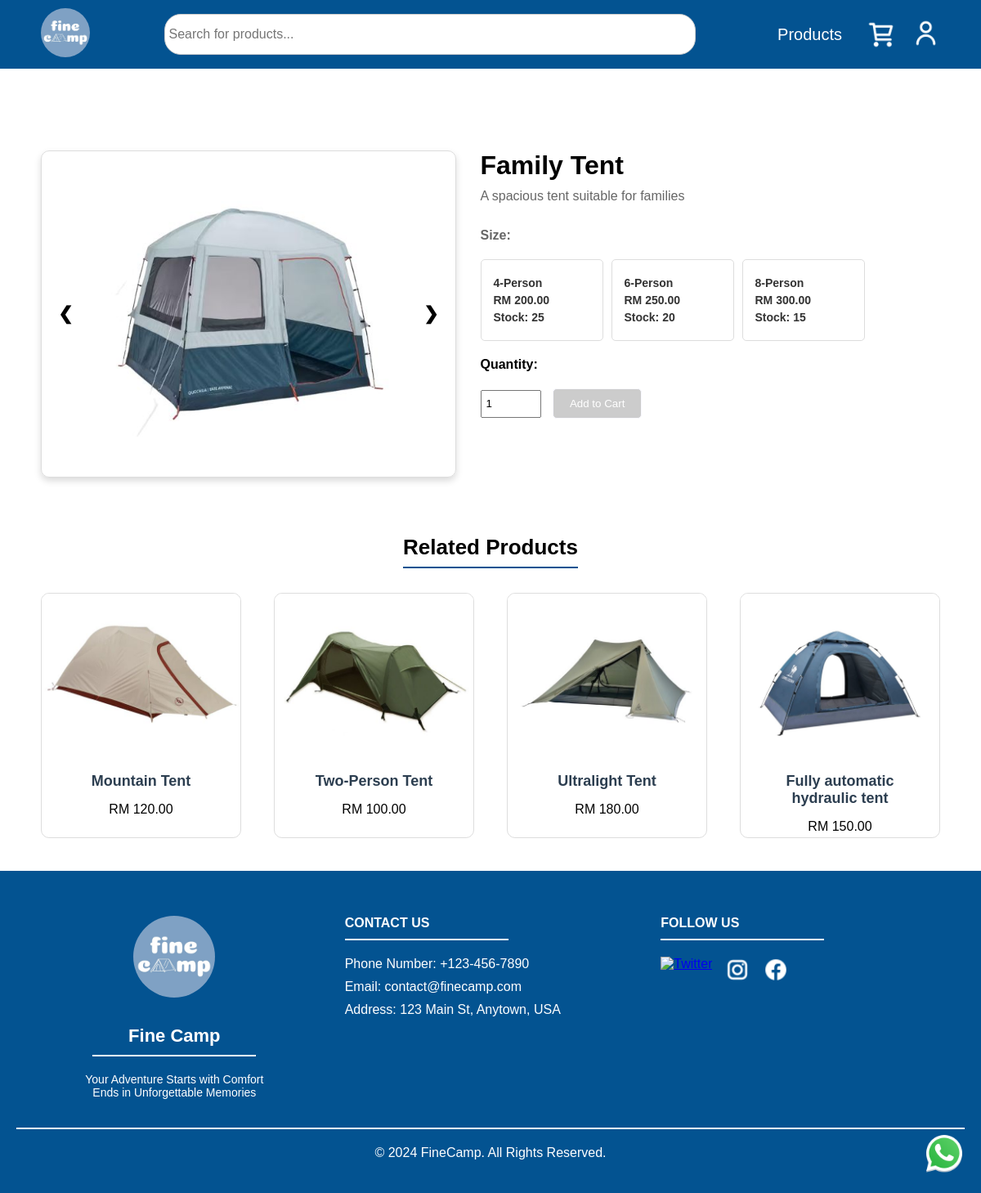
The app's page /app/member/product/productDetail.php?productId=2 with its own data.
### tables this page shows
CREATE TABLE `product` (
  `product_id` int(11) NOT NULL,
  `name` varchar(100) NOT NULL,
  `description` varchar(200) NOT NULL,
  `min_stock_level` int(11) NOT NULL,
  `variation_name` varchar(30) NOT NULL,
  `product_image` varchar(50) NOT NULL,
  `status` varchar(10) NOT NULL,
  `category_id` int(11) NOT NULL
);

CREATE TABLE `product_variation_option` (
  `product_variation_option_id` int(11) NOT NULL,
  `name` varchar(30) NOT NULL,
  `unit_price` decimal(10,2) NOT NULL,
  `stock_quantity` int(10) NOT NULL,
  `image` varchar(50) NOT NULL,
  `weight` decimal(10,2) NOT NULL,
  `product_id` int(11) NOT NULL
);

### app/member/product/productDetail.php (the view, shortened to what this page needs)
<?php
require '../../_base.php';
if (is_get()) {
  $product_id = req('productId');
  $stmt = $_db->prepare("SELECT p.*, c.name AS category_name FROM product p
                       INNER JOIN category c ON p.category_id = c.category_id
                       WHERE p.product_id = ? AND p.status = 'active'");
  $stmt->execute([$product_id]);
  $product = $stmt->fetch();
  $variations_stmt = $_db->prepare("SELECT * FROM product_variation_option WHERE product_id = ?");
  $variations_stmt->execute([$product_id]);
  $variations = $variations_stmt->fetchAll();
  $images = [];
  if (!empty($product->product_image)) {
    $images[] = '/images/admin/product/product_image/' . $product->product_image;
  }
  foreach ($variations as $variation) {
    if (!empty($variation->image)) {
      $images[] = '/images/admin/product/product_variations_image/' . $variation->image;
    }
  }
  $related_product_stmt = $_db->prepare("
  SELECT p.*, c.name AS category_name, MIN(pvo.unit_price) AS first_variation_price
  FROM product p
  INNER JOIN category c ON p.category_id = c.category_id
  LEFT JOIN product_variation_option pvo ON p.product_id = pvo.product_id
  WHERE p.category_id = ? AND p.product_id != ? AND p.status = 'active'
  GROUP BY p.product_id
  LIMIT 4
");
  $related_product_stmt->execute([$product->category_id, $product_id]);
  $related_products = $related_product_stmt->fetchAll();
}
include '../../_customerPortalHead.php';
?>
<div class="product-details-container">
  <div class="image-slider">
    <div class="slider-wrapper">
      <?php foreach ($images as $index => $image_url): ?>
        <div class="slide <?= $index === 0 ? 'active' : '' ?>">
          <img src="<?= $image_url ?>" alt="<?= $product->name ?>">
        </div>
      <?php endforeach; ?>
    </div>
    <button class="prev">&#10094;</button>
    <button class="next">&#10095;</button>
  </div>
  <div class="product-info">
    <h1><?= $product->name ?></h1>
    <p><?= $product->description ?></p>
    <form action="../order/addToCart.php" method="GET">
      <div class="variations">
        <p><?= $product->variation_name ?>:</p>
        <div class="variation-options">
          <?php foreach ($variations as $variation): ?>
            <div class="variation-option <?= $variation->stock_quantity == 0 ? 'disabled' : '' ?>"
              data-variation-id="<?= $variation->product_variation_option_id ?>"
              data-stock="<?= $variation->stock_quantity ?>"
              data-image="<?= '/images/admin/product/product_variations_image/' . $variation->image ?>">
              <p><strong><?= $variation->name ?></strong></p>
              <p>RM <?= number_format($variation->unit_price, 2) ?></p>
              <?php if ($variation->stock_quantity == 0): ?>
                <p id="out-of-stock">Out of Stock</p>
              <?php else: ?>
                <p>Stock: <?= $variation->stock_quantity ?></p>
              <?php endif; ?>
            </div>
          <?php endforeach; ?>
        </div>
      </div>
      <label>Quantity:</label>
      <button type="submit" id="add-to-cart-button" disabled>Add to Cart</button>
    </form>
  </div>
</div>
<div class="title-container">
  <?= html_h2('related-product-title', 'Related Products') ?>
</div>
<?php if (count($related_products) > 0): ?>
  <div class="product-grid">
    <?php foreach ($related_products as $product): ?>
      <div class="product-card">
        <a href="productDetail.php?productId=<?= $product->product_id ?>">
          <img src="/images/admin/product/product_image/<?= $product->product_image ?>" alt="<?= $product->name ?>">
          <h2><?= $product->name ?></h2>
          <?php if (!empty($product->first_variation_price)): ?>
            <p>RM <?= number_format($product->first_variation_price, 2) ?></p>
          <?php else: ?>
            <p>Price: Not Available</p>
          <?php endif; ?>
        </a>
      </div>
    <?php endforeach; ?>
  </div>
<?php else: ?>
  <div class="product-grid no-products">
    <p class="no-products">No products found.</p>
  </div>
<?php endif; ?>
<?php
include '../../_foot.php';
?>

### app/css/base/app.css (style rules this page uses)
address, article, aside, blockquote, body, cite, div, dl, dt, dd, em, figcaption, figure, footer, h1, h2, h3, h4, h5, h6, header, html, img, li, main, nav, nav a, ol, p, section, span, ul, table, tr, td, th, col, colgroup { margin: 0; padding: 0; border: 0; font-size: 100%; background: transparent; -webkit-box-sizing: border-box; -moz-box-sizing: border-box; box-sizing: border-box; }
body { font-family: Tahoma, Helvetica, sans-serif !important; }

### app/css/member/productDetail.css (style rules this page uses)
.product-details-container { margin: 80px auto 50px auto; display: flex; flex-wrap: wrap; gap: 30px; padding: 20px 50px; justify-content: center; max-width: 1200px; box-sizing: border-box; }
.image-slider { flex: 1 1 45%; position: relative; max-width: 650px; height: 400px; overflow: hidden; border: 1px solid #ddd; border-radius: 10px; background-color: transparent; display: flex; justify-content: center; align-items: center; box-shadow: 0 4px 8px rgba(0, 0, 0, 0.15); }
.slider-wrapper { display: flex; transition: transform 0.5s ease-in-out; }
.slide { display: none; text-align: center; }
.slide.active { display: block; }
.slide img { width: 400px; height: 400px; object-fit: cover; cursor: pointer; transition: transform 0.2s ease-in-out; }
.prev, .next { font-size: 22px; position: absolute; top: 50%; transform: translateY(-50%); background-color: transparent; color: black; font-weight: bold; padding: 10px; border: none; cursor: pointer; border-radius: 50%; z-index: 1; }
.prev { left: 10px; }
.next { right: 10px; }
.product-info { flex: 1 1 50%; }
.product-info h1 { margin-top: 0; margin-bottom: 10px; font-size: 32px; }
.product-info p { font-size: 16px; margin-bottom: 30px; color: #666; }
.variations p { font-weight: bold; margin-bottom: 20px; }
.variation-options { display: flex; flex-wrap: wrap; gap: 10px; }
.variation-option { border: 1px solid #ddd; border-radius: 5px; padding: 15px; cursor: pointer; text-align: left; width: 150px; }
.variation-option p { margin: 5px 0; font-size: 14px; color: #333; }
.product-info label { display: block; margin-top: 20px; margin-bottom: 20px; font-weight: bold; }
#add-to-cart-button { background-color: #035391; color: white; border: 1px solid #035391; padding: 10px 20px; border-radius: 5px; cursor: pointer; }
#add-to-cart-button:disabled { border: 1px solid ghostwhite; background-color: #ccc; cursor: not-allowed; }
.title-container { display: flex; justify-content: center; }
.product-grid { display: grid; grid-template-columns: repeat(4, 1fr); gap: 40px; max-width: 1100px; margin: 0 auto; margin-bottom: 40px; }
.product-card { background-color: #fff; border: 1px solid #ddd; border-radius: 10px; overflow: hidden; text-align: center; width: 100%; height: 300px; }
.product-card img { width: 100%; height: 200px; object-fit: cover; border-radius: 3px; }
.product-card h2 { padding: 15px; font-size: 18px; color: #2c3e50; }
.product-card a { color: inherit; text-decoration: none; }

### records on screen
product: name "Family Tent", description "A spacious tent suitable for families", variation_name "Size"
product_variation_option: name "4-Person", unit_price "200.00", stock_quantity "25"
product_variation_option: name "6-Person", unit_price "250.00", stock_quantity "20"
product_variation_option: name "8-Person", unit_price "300.00", stock_quantity "15"
product: product_image (picture), name "Mountain Tent", first_variation_price "120.00"
product: product_image (picture), name "Two-Person Tent", first_variation_price "100.00"
product: product_image (picture), name "Ultralight Tent", first_variation_price "180.00"
product: product_image (picture), name "Fully automatic hydraulic tent", first_variation_price "150.00"

### other values on screen
$text "Related Products"
